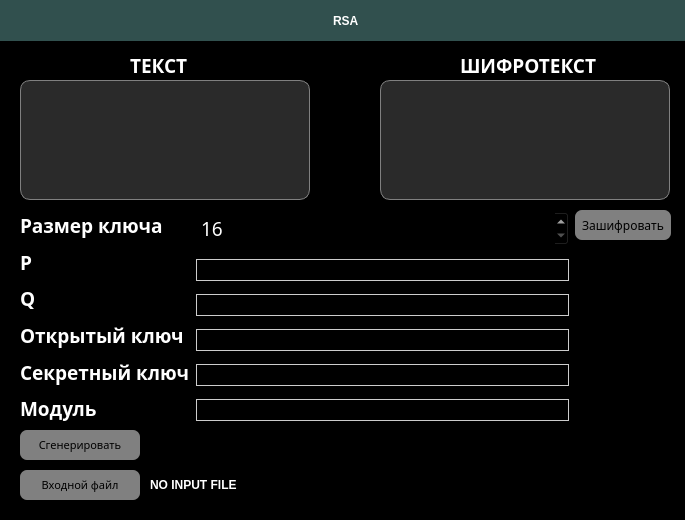
<?xml version="1.0" encoding="UTF-8"?>
<ui version="4.0">
 <class>MainWindow</class>
 <widget class="QMainWindow" name="MainWindow">
  <property name="geometry">
   <rect>
    <x>0</x>
    <y>0</y>
    <width>685</width>
    <height>520</height>
   </rect>
  </property>
  <property name="sizePolicy">
   <sizepolicy hsizetype="Fixed" vsizetype="Fixed">
    <horstretch>0</horstretch>
    <verstretch>0</verstretch>
   </sizepolicy>
  </property>
  <property name="minimumSize">
   <size>
    <width>685</width>
    <height>520</height>
   </size>
  </property>
  <property name="maximumSize">
   <size>
    <width>685</width>
    <height>650</height>
   </size>
  </property>
  <property name="windowTitle">
   <string>RSA</string>
  </property>
  <property name="styleSheet">
   <string notr="true">background-color: rgb(0, 0, 0);</string>
  </property>
  <widget class="QWidget" name="centralwidget">
   <property name="styleSheet">
    <string notr="true">background-color: rgb(0, 0,0);</string>
   </property>
   <widget class="QLabel" name="label_9">
    <property name="geometry">
     <rect>
      <x>460</x>
      <y>50</y>
      <width>151</width>
      <height>30</height>
     </rect>
    </property>
    <property name="font">
     <font>
      <family>Century Gothic</family>
      <pointsize>14</pointsize>
      <weight>87</weight>
      <italic>false</italic>
      <bold>true</bold>
     </font>
    </property>
    <property name="styleSheet">
     <string notr="true">color: white;
font: 14pt &quot;Century Gothic&quot;;
font-weight: 700;</string>
    </property>
    <property name="text">
     <string>ШИФРОТЕКСТ</string>
    </property>
   </widget>
   <widget class="QFrame" name="frame">
    <property name="geometry">
     <rect>
      <x>0</x>
      <y>0</y>
      <width>701</width>
      <height>41</height>
     </rect>
    </property>
    <property name="styleSheet">
     <string notr="true">background-color: rgb(49, 80, 78)</string>
    </property>
    <property name="frameShape">
     <enum>QFrame::StyledPanel</enum>
    </property>
    <property name="frameShadow">
     <enum>QFrame::Raised</enum>
    </property>
    <widget class="QWidget" name="horizontalLayoutWidget_3">
     <property name="geometry">
      <rect>
       <x>0</x>
       <y>0</y>
       <width>691</width>
       <height>41</height>
      </rect>
     </property>
     <layout class="QHBoxLayout" name="horizontalLayout_3">
      <item>
       <spacer name="horizontalSpacer_2">
        <property name="orientation">
         <enum>Qt::Horizontal</enum>
        </property>
        <property name="sizeHint" stdset="0">
         <size>
          <width>40</width>
          <height>20</height>
         </size>
        </property>
       </spacer>
      </item>
      <item>
       <widget class="QLabel" name="label_4">
        <property name="styleSheet">
         <string notr="true">color: white;
font: 18pt &quot;Century Gothic&quot;;
font-weight: 700;</string>
        </property>
        <property name="text">
         <string>RSA</string>
        </property>
       </widget>
      </item>
      <item>
       <spacer name="horizontalSpacer">
        <property name="orientation">
         <enum>Qt::Horizontal</enum>
        </property>
        <property name="sizeHint" stdset="0">
         <size>
          <width>40</width>
          <height>20</height>
         </size>
        </property>
       </spacer>
      </item>
     </layout>
    </widget>
   </widget>
   <widget class="QLabel" name="label_8">
    <property name="geometry">
     <rect>
      <x>130</x>
      <y>50</y>
      <width>61</width>
      <height>30</height>
     </rect>
    </property>
    <property name="font">
     <font>
      <family>Century Gothic</family>
      <pointsize>14</pointsize>
      <weight>75</weight>
      <italic>false</italic>
      <bold>true</bold>
      <strikeout>false</strikeout>
      <stylestrategy>PreferAntialias</stylestrategy>
     </font>
    </property>
    <property name="styleSheet">
     <string notr="true">color: white;
</string>
    </property>
    <property name="text">
     <string>ТЕКСТ</string>
    </property>
   </widget>
   <widget class="QTextBrowser" name="textBrowser_encrypted">
    <property name="geometry">
     <rect>
      <x>380</x>
      <y>80</y>
      <width>290</width>
      <height>120</height>
     </rect>
    </property>
    <property name="styleSheet">
     <string notr="true">background-color: rgb(42, 42, 42);
border: 1px solid gray;
border-radius: 10px;
color: white;
</string>
    </property>
   </widget>
   <widget class="QPlainTextEdit" name="text_edit">
    <property name="geometry">
     <rect>
      <x>20</x>
      <y>80</y>
      <width>290</width>
      <height>120</height>
     </rect>
    </property>
    <property name="styleSheet">
     <string notr="true">background-color: rgb(42, 42, 42);
border: 1px solid gray;
border-radius: 10px;
color: white;
</string>
    </property>
   </widget>
   <widget class="QLabel" name="input_path_2">
    <property name="geometry">
     <rect>
      <x>150</x>
      <y>470</y>
      <width>311</width>
      <height>30</height>
     </rect>
    </property>
    <property name="styleSheet">
     <string notr="true">color: white;
font: 14pt &quot;Century Gothic&quot;;
font-weight: 700;
text-transform: uppercase;
</string>
    </property>
    <property name="text">
     <string>NO INPUT FILE</string>
    </property>
   </widget>
   <widget class="QPushButton" name="InputFile_btn_2">
    <property name="geometry">
     <rect>
      <x>20</x>
      <y>470</y>
      <width>120</width>
      <height>30</height>
     </rect>
    </property>
    <property name="font">
     <font>
      <family>Century Gothic</family>
      <pointsize>8</pointsize>
     </font>
    </property>
    <property name="styleSheet">
     <string notr="true">QPushButton {
	color: black;
	background-color: grey;
	border-radius: 7px;
}

QPushButton:pressed {
	background-color: rgb(102, 102, 102);
}</string>
    </property>
    <property name="text">
     <string>Входной файл</string>
    </property>
   </widget>
   <widget class="QWidget" name="horizontalLayoutWidget">
    <property name="geometry">
     <rect>
      <x>20</x>
      <y>210</y>
      <width>651</width>
      <height>214</height>
     </rect>
    </property>
    <layout class="QHBoxLayout" name="horizontalLayout">
     <item>
      <layout class="QHBoxLayout" name="horizontalLayout_2" stretch="1,5">
       <item>
        <layout class="QVBoxLayout" name="verticalLayout_2">
         <item>
          <widget class="QLabel" name="label_6">
           <property name="font">
            <font>
             <family>Century Gothic</family>
             <pointsize>14</pointsize>
             <weight>75</weight>
             <bold>true</bold>
            </font>
           </property>
           <property name="styleSheet">
            <string notr="true">color: white;</string>
           </property>
           <property name="text">
            <string>Размер ключа</string>
           </property>
          </widget>
         </item>
         <item>
          <widget class="QLabel" name="label_11">
           <property name="font">
            <font>
             <family>Century Gothic</family>
             <pointsize>14</pointsize>
             <weight>75</weight>
             <bold>true</bold>
            </font>
           </property>
           <property name="styleSheet">
            <string notr="true">color: white;</string>
           </property>
           <property name="text">
            <string>P</string>
           </property>
          </widget>
         </item>
         <item>
          <widget class="QLabel" name="label_3">
           <property name="font">
            <font>
             <family>Century Gothic</family>
             <pointsize>14</pointsize>
             <weight>75</weight>
             <bold>true</bold>
            </font>
           </property>
           <property name="styleSheet">
            <string notr="true">color: white;</string>
           </property>
           <property name="text">
            <string>Q</string>
           </property>
          </widget>
         </item>
         <item>
          <widget class="QLabel" name="label_7">
           <property name="font">
            <font>
             <family>Century Gothic</family>
             <pointsize>14</pointsize>
             <weight>75</weight>
             <bold>true</bold>
            </font>
           </property>
           <property name="styleSheet">
            <string notr="true">color: white;</string>
           </property>
           <property name="text">
            <string>Открытый ключ</string>
           </property>
          </widget>
         </item>
         <item>
          <widget class="QLabel" name="label_10">
           <property name="font">
            <font>
             <family>Century Gothic</family>
             <pointsize>14</pointsize>
             <weight>75</weight>
             <bold>true</bold>
            </font>
           </property>
           <property name="styleSheet">
            <string notr="true">color: white;</string>
           </property>
           <property name="text">
            <string>Секретный ключ</string>
           </property>
          </widget>
         </item>
         <item>
          <widget class="QLabel" name="label_5">
           <property name="font">
            <font>
             <family>Century Gothic</family>
             <pointsize>14</pointsize>
             <weight>75</weight>
             <bold>true</bold>
            </font>
           </property>
           <property name="styleSheet">
            <string notr="true">color: white;</string>
           </property>
           <property name="text">
            <string>Модуль</string>
           </property>
          </widget>
         </item>
        </layout>
       </item>
       <item>
        <layout class="QVBoxLayout" name="verticalLayout_3">
         <property name="spacing">
          <number>12</number>
         </property>
         <property name="bottomMargin">
          <number>0</number>
         </property>
         <item>
          <widget class="QSpinBox" name="spinBox">
           <property name="font">
            <font>
             <family>Century Gothic</family>
             <pointsize>14</pointsize>
            </font>
           </property>
           <property name="styleSheet">
            <string notr="true">color: white;</string>
           </property>
           <property name="minimum">
            <number>16</number>
           </property>
          </widget>
         </item>
         <item>
          <widget class="QLineEdit" name="lineEdit_2">
           <property name="enabled">
            <bool>true</bool>
           </property>
           <property name="font">
            <font>
             <family>Century Gothic</family>
             <pointsize>10</pointsize>
            </font>
           </property>
           <property name="styleSheet">
            <string notr="true">border: 1px solid #ccc;
color: white;</string>
           </property>
          </widget>
         </item>
         <item>
          <widget class="QLineEdit" name="lineEdit_3">
           <property name="enabled">
            <bool>true</bool>
           </property>
           <property name="font">
            <font>
             <family>Century Gothic</family>
             <pointsize>10</pointsize>
            </font>
           </property>
           <property name="styleSheet">
            <string notr="true">border: 1px solid #ccc;
color: white;</string>
           </property>
          </widget>
         </item>
         <item>
          <widget class="QLineEdit" name="lineEdit_4">
           <property name="enabled">
            <bool>true</bool>
           </property>
           <property name="font">
            <font>
             <family>Century Gothic</family>
             <pointsize>10</pointsize>
            </font>
           </property>
           <property name="styleSheet">
            <string notr="true">border: 1px solid #ccc;
color: white;</string>
           </property>
          </widget>
         </item>
         <item>
          <widget class="QLineEdit" name="lineEdit_5">
           <property name="enabled">
            <bool>true</bool>
           </property>
           <property name="font">
            <font>
             <family>Century Gothic</family>
             <pointsize>10</pointsize>
            </font>
           </property>
           <property name="styleSheet">
            <string notr="true">border: 1px solid #ccc;
color: white;</string>
           </property>
          </widget>
         </item>
         <item>
          <widget class="QLineEdit" name="lineEdit_6">
           <property name="enabled">
            <bool>true</bool>
           </property>
           <property name="font">
            <font>
             <family>Century Gothic</family>
             <pointsize>10</pointsize>
            </font>
           </property>
           <property name="styleSheet">
            <string notr="true">border: 1px solid #ccc;
color: white;</string>
           </property>
          </widget>
         </item>
        </layout>
       </item>
      </layout>
     </item>
     <item>
      <layout class="QVBoxLayout" name="verticalLayout">
       <item>
        <widget class="QPushButton" name="encrypt_btn">
         <property name="font">
          <font>
           <family>Century Gothic</family>
          </font>
         </property>
         <property name="styleSheet">
          <string notr="true">QPushButton {
	color: black;
	background-color: grey;
	border-radius: 7px;
	height: 30px;
	padding: 0px 7px;
}

QPushButton:pressed {
	background-color: rgb(102, 102, 102);
}</string>
         </property>
         <property name="text">
          <string>Зашифровать</string>
         </property>
        </widget>
       </item>
       <item>
        <spacer name="verticalSpacer">
         <property name="orientation">
          <enum>Qt::Vertical</enum>
         </property>
         <property name="sizeHint" stdset="0">
          <size>
           <width>20</width>
           <height>40</height>
          </size>
         </property>
        </spacer>
       </item>
      </layout>
     </item>
    </layout>
   </widget>
   <widget class="QPushButton" name="gen_btn">
    <property name="geometry">
     <rect>
      <x>20</x>
      <y>430</y>
      <width>120</width>
      <height>30</height>
     </rect>
    </property>
    <property name="font">
     <font>
      <family>Century Gothic</family>
      <pointsize>8</pointsize>
     </font>
    </property>
    <property name="styleSheet">
     <string notr="true">QPushButton {
	color: black;
	background-color: grey;
	border-radius: 7px;
}

QPushButton:pressed {
	background-color: rgb(102, 102, 102);
}</string>
    </property>
    <property name="text">
     <string>Сгенерировать</string>
    </property>
   </widget>
  </widget>
 </widget>
 <resources/>
 <connections/>
</ui>
